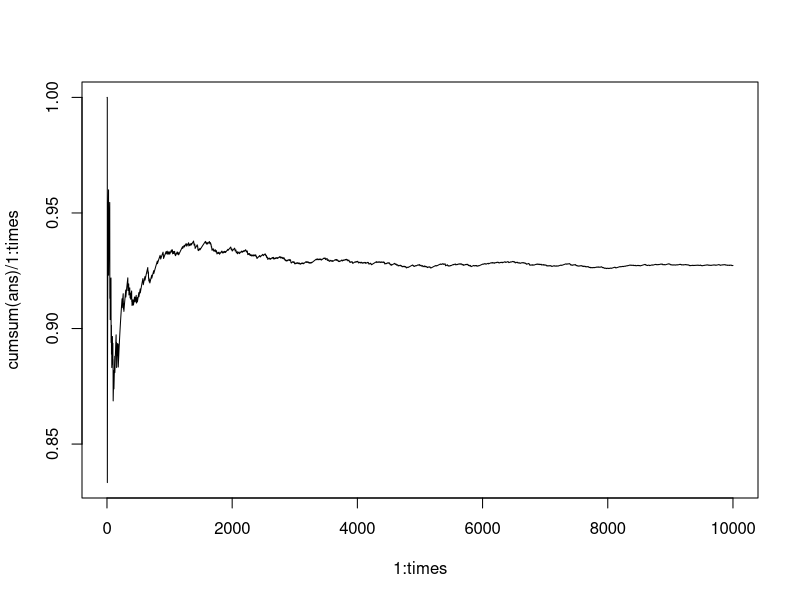
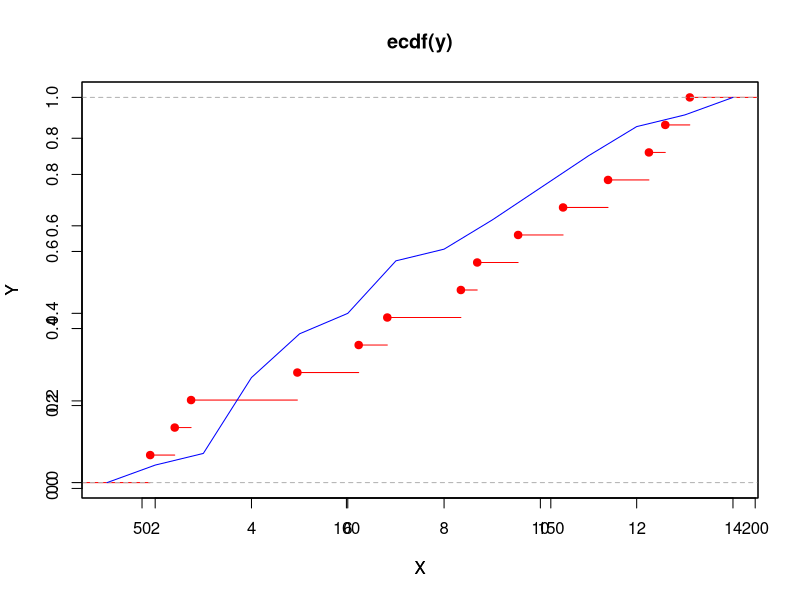

The R script that drew these images, in order:

getDvalue <- function(n, y, F){ # Gets d value for comparison.
	values <- max(1 / n - F[1], F[1])
	for(i in 2 : n){
		values <- max(values, max(i / n - F[i], F[i] - (i - 1) / n))
	}
	return(values)
}

simulateOnce <- function(n, D){ # Simulates once the maximum difference
	U <- sort(runif(n))
	for(i in 1 : n){ # It suffices to have one that beats D for maximum to beat D. This can reduce the execution time in a small constant
		if(i / n - U[i] >= D){
			return(1)
		}
		if(U[i] - (i - 1) / n >= D){
			return(1)
		}
	}
	return(0)
}

compute <- function(n, D, times){ # Simulates "times" times the comparison
	ans <- NULL
	for(i in 1 : times){
		ans <- c(ans, simulateOnce(n, D))
	}
	return(ans)
}

pdf("P2.pdf")

n <- 14
times <- 10000
y <- sort(c(164, 142, 110, 153, 103, 52, 174, 88, 178, 184, 58, 62, 132, 128))
F <- punif(y, 50, 200)
d <- getDvalue(n, y, F)
ans <- compute(n, d, times)
print(d)

plot(1 : times, cumsum(ans) / 1 : times, type = "l")
print(sum(ans) / times) # P-value aproximado

plot(ecdf(y), col = "red", xlab = "X", ylab = "Y")
par(new = TRUE)
plot(F, type = "l", col = "blue", xlab = "X", ylab = "Y")
